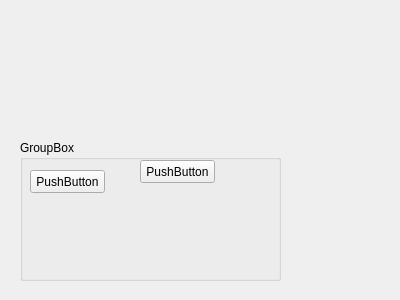
<?xml version="1.0" encoding="UTF-8"?>
<ui version="4.0">
 <class>Frame</class>
 <widget class="QFrame" name="Frame">
  <property name="geometry">
   <rect>
    <x>0</x>
    <y>0</y>
    <width>400</width>
    <height>300</height>
   </rect>
  </property>
  <property name="windowTitle">
   <string>Frame</string>
  </property>
  <widget class="QGroupBox" name="groupBox">
   <property name="geometry">
    <rect>
     <x>20</x>
     <y>140</y>
     <width>261</width>
     <height>141</height>
    </rect>
   </property>
   <property name="title">
    <string>GroupBox</string>
   </property>
   <widget class="QPushButton" name="pushButton_2">
    <property name="geometry">
     <rect>
      <x>10</x>
      <y>30</y>
      <width>75</width>
      <height>23</height>
     </rect>
    </property>
    <property name="text">
     <string>PushButton</string>
    </property>
   </widget>
   <widget class="QPushButton" name="pushButton">
    <property name="geometry">
     <rect>
      <x>120</x>
      <y>20</y>
      <width>75</width>
      <height>23</height>
     </rect>
    </property>
    <property name="text">
     <string>PushButton</string>
    </property>
   </widget>
  </widget>
 </widget>
 <resources/>
 <connections/>
</ui>
